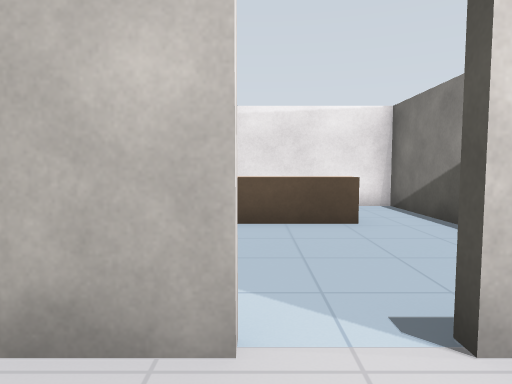
View 1 (above)

20 first-person views from a walk through a robot-simulator world made for Gazebo. The camera is 0.94 m above the floor, tilts 4° down and sees 75° across. The floor is counted in squares, 1 m on a side. Each view is taken from the middle of a square. On the plan, view 1 faces up. The plan holds only what a view shows up to about 12 squares ahead; the rest is blank.

View 2
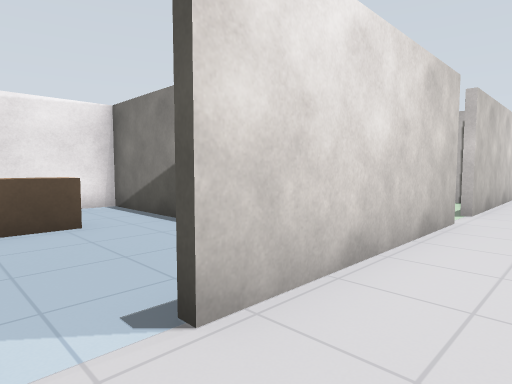

View 3
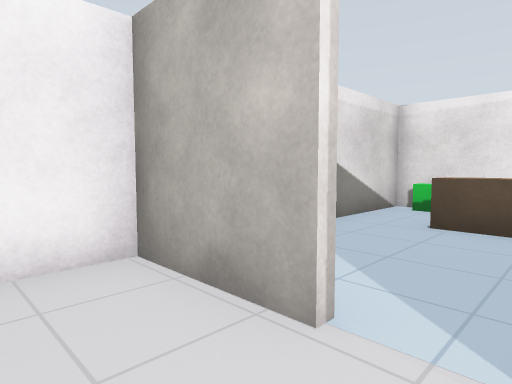

View 4
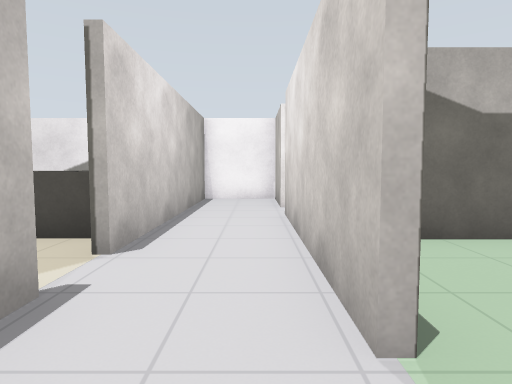

View 5
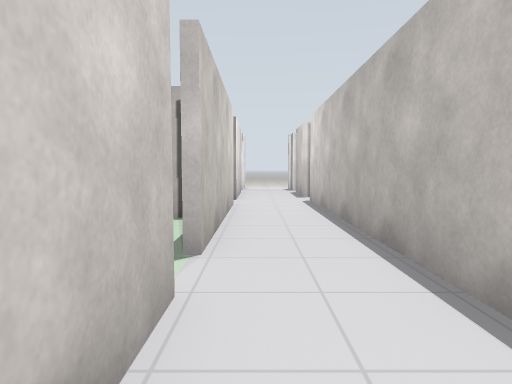

View 6
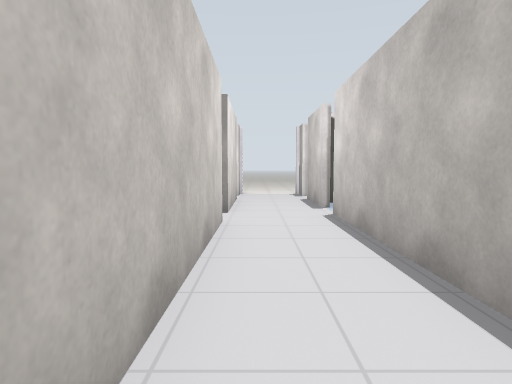

View 7
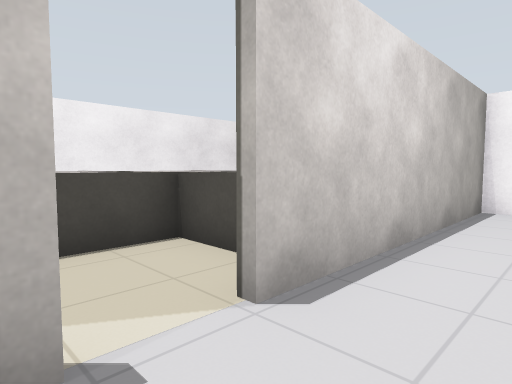

View 8
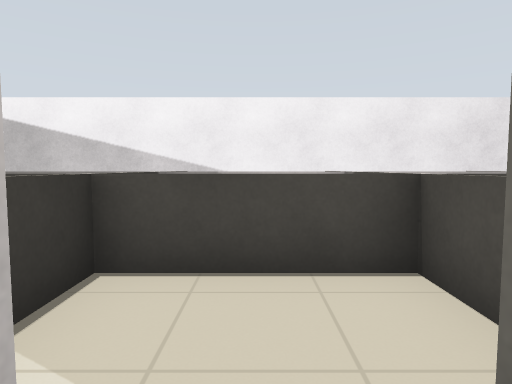

View 9
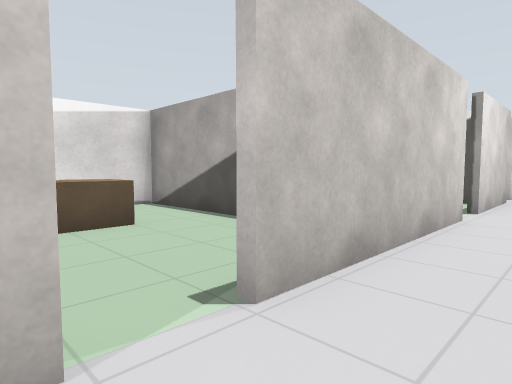

View 10
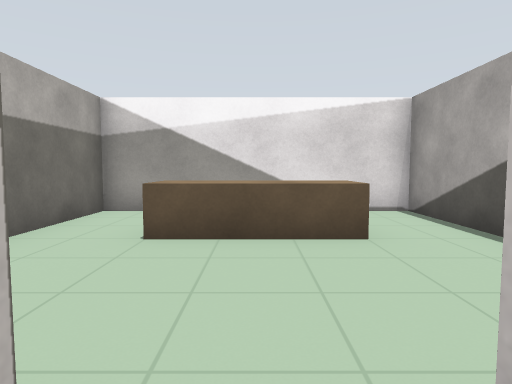

View 11
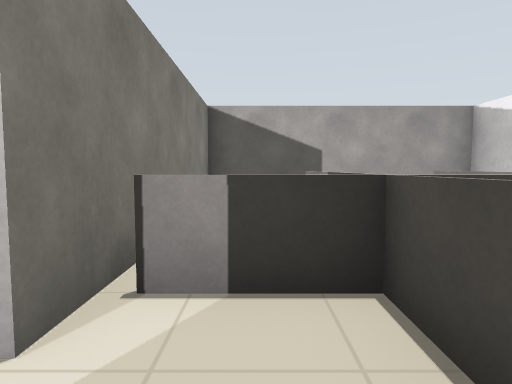

View 12
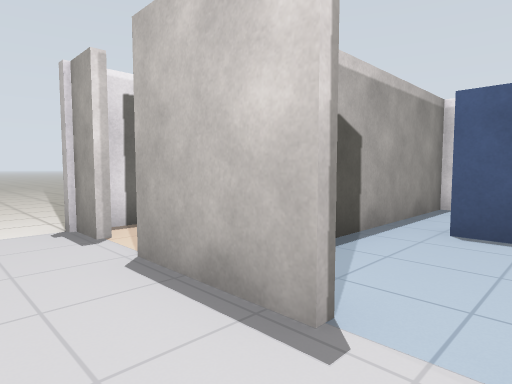

View 13
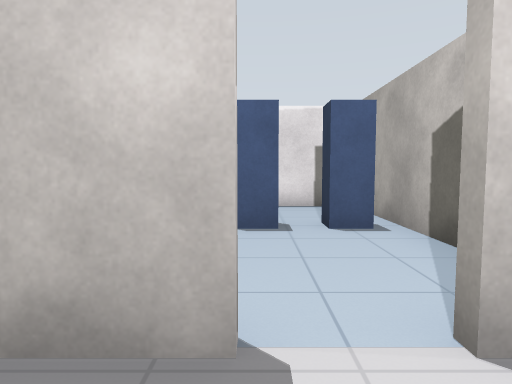

View 14
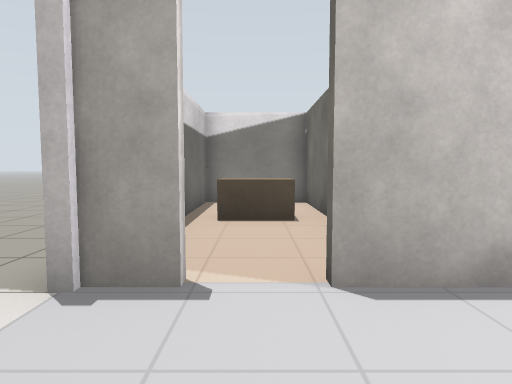

View 15
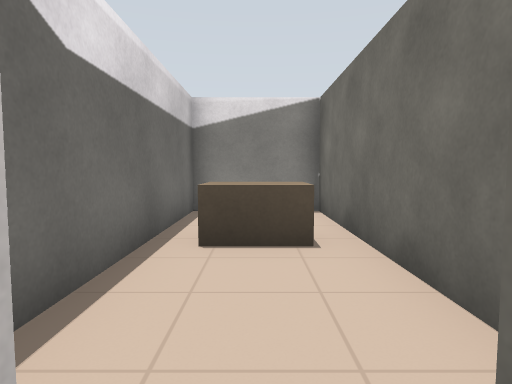

View 16
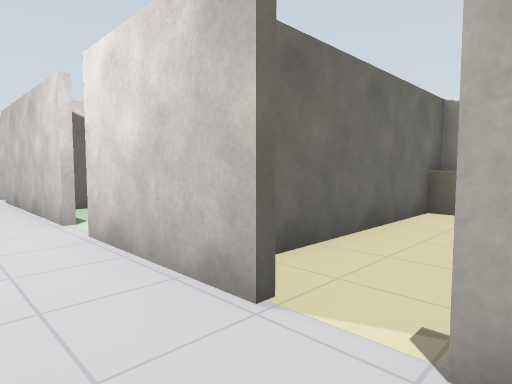

View 17
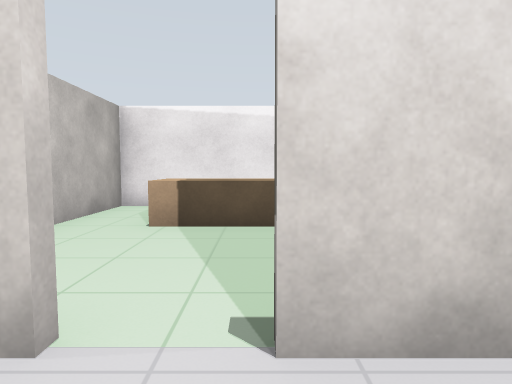

View 18
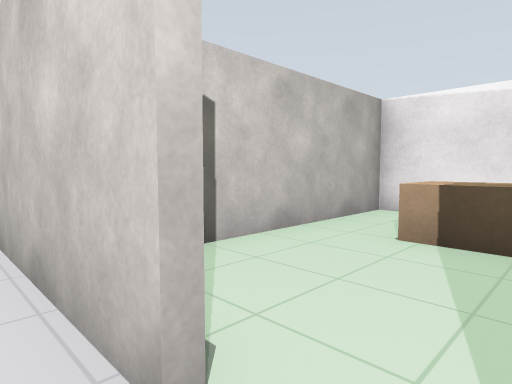

View 19
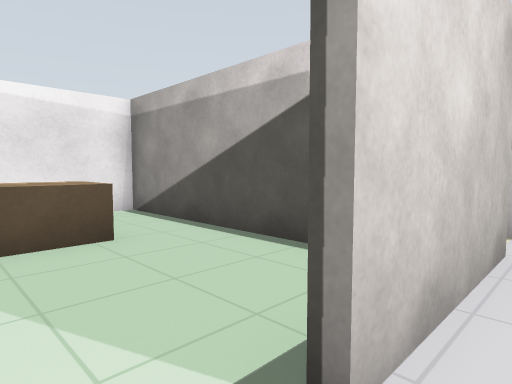

View 20
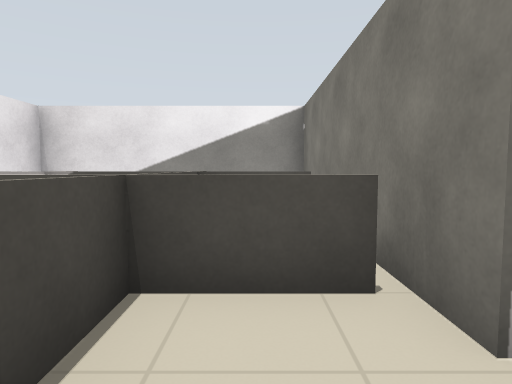

### Floor plan
Points are (right, up) in squares from view 1. A wall is a line through its corners. A room is listed if a view was taken in it or the views show most of it. See-through windows are left out.
Room 1 (views 1, 2, 3, 5, 8)
walls: (0, 1.6) (-2.4, 1.6) (-2.4, -0.6) (4.5, -0.6); (5.5, 1.6) (1, 1.6)
ways out: opening at (6, 0.5) to room 2; opening at (5, -1) to room 3; gap at (0.5, 2)
Room 2 (views 4, 6, 7, 9, 10, 12, 13, 15, 17, 18, 19)
walls: (13, 1.6) (7.5, 1.6); (15, -0.6) (17.5, -0.6); (6.5, 1.6) (5.5, 1.6); (17.5, 1.6) (14, 1.6); (5.5, -0.6) (14, -0.6)
ways out: opening at (6, 0.5) to room 1; opening at (18, 2) to room 4; opening at (19, 0.5) to room 4; opening at (7, 2) to room 5; gap at (13.5, 2) to room 6; opening at (18, -1) to room 7; gap at (14.5, -1)
Room 3 (views 11, 20)
walls: (4.5, -0.8) (3, -0.8); (7, -0.8) (5.5, -0.8)
low walls: (3.6, -1) (3.6, -3); (3.5, -3) (7, -3); (6.5, -3) (6.5, -1)
ways out: opening at (5, -1) to room 1
Room 4 (views 14, 16)
walls: (19, 1.6) (18.5, 1.6); (18.5, -0.6) (19.6, -0.6); (16.6, 8.5) (16.6, 2.6)
ways out: opening at (18, 2) to room 2; opening at (19, 0.5) to room 2
objects: counter (17, 8) to (19, 8); brown box (18, -5) to (19, -4)
Room 5 (no view inside)
walls: (10.4, 4.9) (10.4, 8.5); (10.4, 8.4) (2.9, 8.4); (3.6, 8.5) (3.6, 3.1)
ways out: opening at (7, 2) to room 2
objects: brown box (6, 6) to (8, 6)
Room 6 (no view inside)
walls: (10.6, 8.5) (10.6, 2.4); (16.4, 2.2) (16.4, 8.5); (16.9, 8.4) (10.4, 8.4)
ways out: gap at (13.5, 2) to room 2
objects: brown box (12, 5) to (15, 7)
Room 7 (no view inside)
walls: (16.6, -1.8) (16.6, -7.5); (19.4, -3.5) (19.4, -1); (16.1, -7.4) (19.4, -7.4) (19.4, -5.4)
ways out: opening at (18, -1) to room 2

Where each view was taken, in squares from view 1:
view 1: 0 up, 0 right, facing up
view 2: 0 up, 0 right, facing up-right
view 3: 0 up, 1 right, facing up-left
view 4: 1 up, 8 right, facing left
view 5: 1 up, 4 right, facing right
view 6: 1 up, 7 right, facing right
view 7: 1 up, 6 right, facing down-left
view 8: 0 up, 5 right, facing down
view 9: 0 up, 6 right, facing up-right
view 10: 1 up, 7 right, facing up
view 11: 2 down, 4 right, facing right
view 12: 1 up, 14 right, facing down-right
view 13: 1 up, 15 right, facing down
view 14: 2 up, 18 right, facing down
view 15: 0 up, 18 right, facing down
view 16: 0 up, 19 right, facing up-left
view 17: 0 up, 14 right, facing up
view 18: 1 up, 14 right, facing up-left
view 19: 1 up, 13 right, facing up-right
view 20: 2 down, 6 right, facing left
